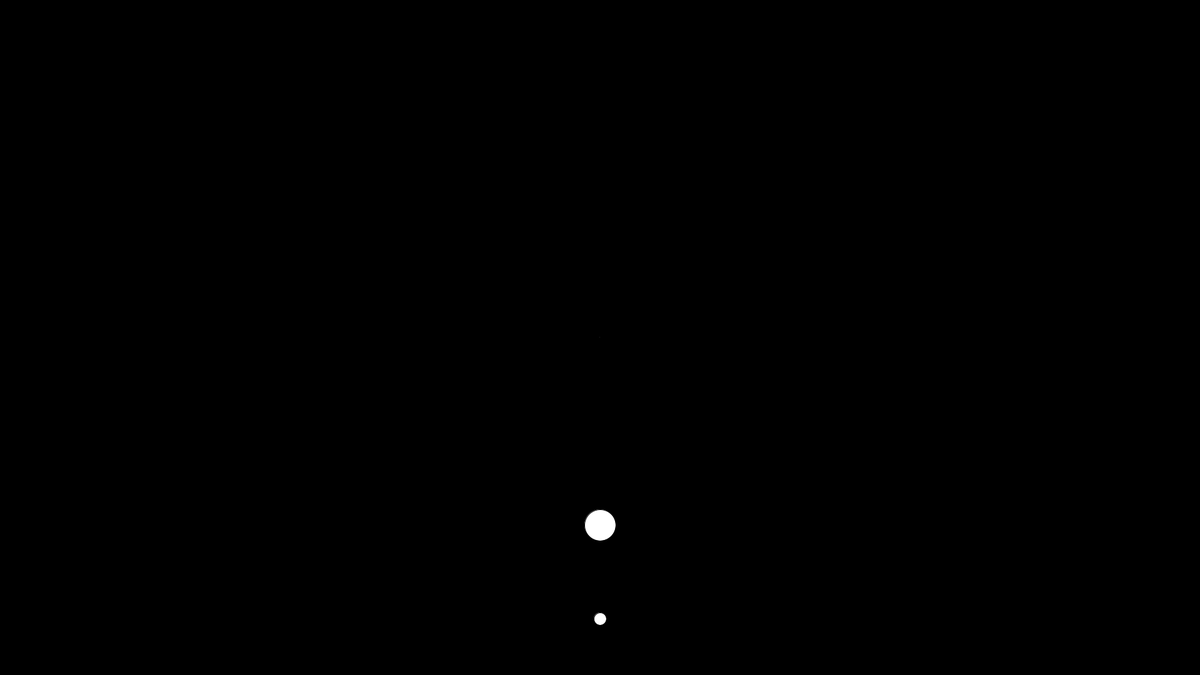
Frame 1 (no input)
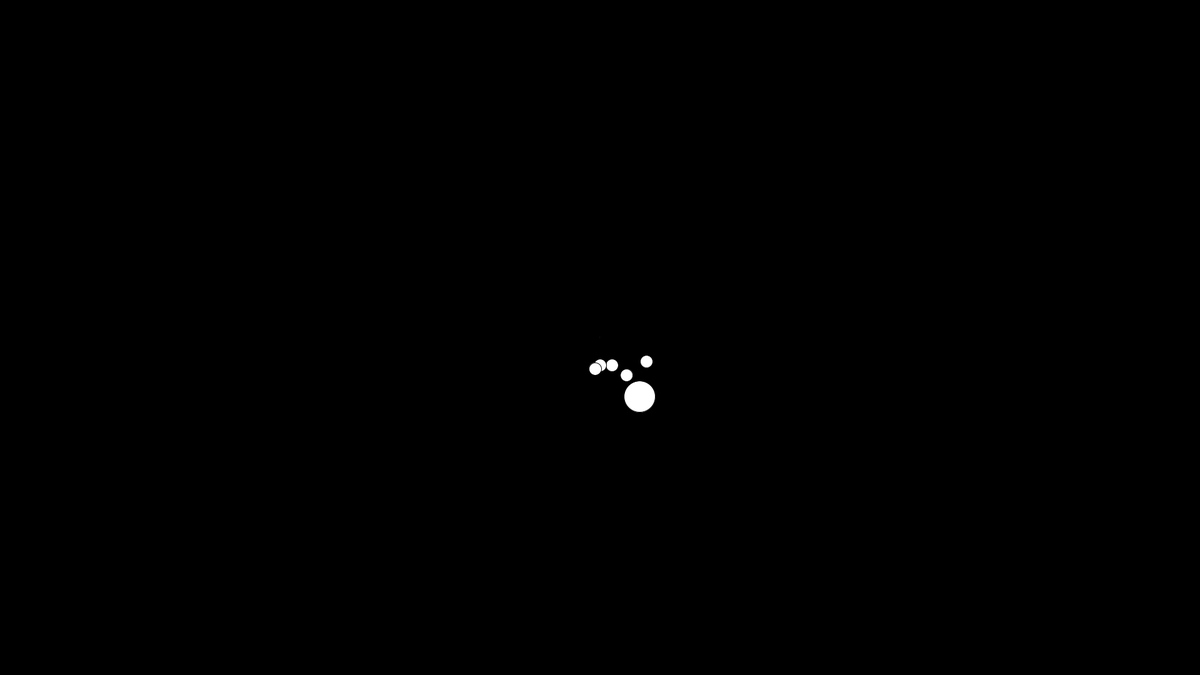
Frame 60 (the mouse pressed at the canvas centre just before this capture)
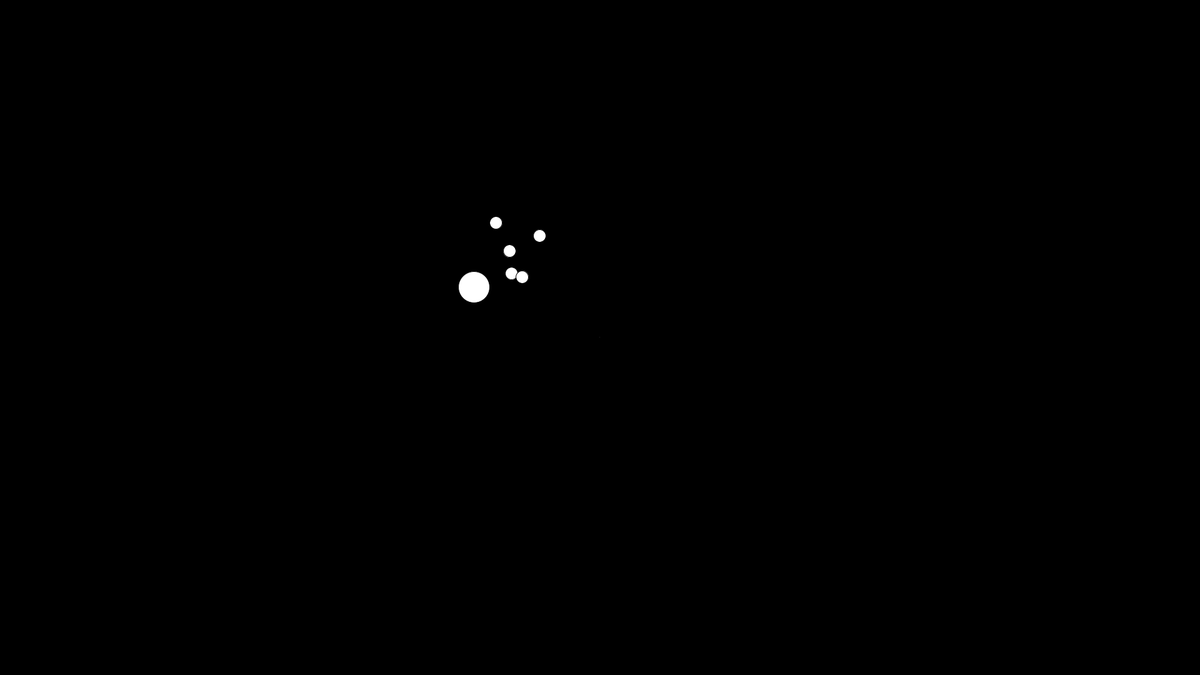
Frame 120 (the mouse held since frame 60 and released just before this capture)

The Processing sketch that drew these frames (run headless with seeded random() and noise(); from frame 60 on, the mouse is pressed at the canvas centre):

// Processing sketch: morewonkyorbits
// ── morewonkyorbits.pde
boolean useTrace = false;
int numOrbits = 4;
float[][] layerOffsets;
int maxOffsets;
//use this one
void setup(){
  size(1920,1080);
  background(0);
  stroke(0);
  fill(255);
  //layerOffsets = new float[numOrbits][maxOffsets];
  //for(int i=0; i<numOrbits; i++){
  //  int layers = (int)random(maxOffsets);
  //  for(int j=0; j<layers; j++){
  //    layerOffsets[i][j] = random(2*PI);
  //    if(layerOffsets[i][j] < ((2*PI)/ (layers+1))){
  //      layerOffsets[i][j] = (2*PI) / (layers+1);
  //    }
  //  }
  //}
}

float theta = 0;

void draw(){
  println(frameRate);
  background(0);
  
  float[] circle0 = OrbitPoint(width/2, height/2,        0,   1, .1, 0, useTrace);
  float[] circle1 = OrbitPointSpecial(circle0[0], circle0[1],   300, 50, .1, 0, useTrace);
  float[] circle2 = OrbitPointSpecial(circle1[0], circle1[1],   150, 20, .5, 0, useTrace);
  float[] circle3 = OrbitPointSpecial(circle2[0], circle2[1],   100, 20, .9, 0, useTrace);
  float[] circle4 = OrbitPointSpecial(circle3[0], circle3[1],   75,  20, .7, 0, useTrace);
  float[] circle5 = OrbitPointSpecial(circle4[0], circle4[1],   50,  20, .8, 0, useTrace);
  float[] circle6 = OrbitPointSpecial(circle5[0], circle5[1],   25,  20, .9, 0, useTrace);

  
  //float[] tempCoors = {width/2, height/2};
  //for(int i=numOrbits; i>=0; i--){
  //  if(numOrbits == i){
  //    tempCoors = OrbitPoint(tempCoors[0], tempCoors[1], 0, 50-(numOrbits-i), .1+.1*(numOrbits-i), 0, useTrace); 
  //    continue;
  //  }
  //  float radius = (150-(numOrbits-i)*34);
  //  tempCoors = OrbitPoint(tempCoors[0], tempCoors[1], radius, radius/3, .1+.1*(numOrbits-i), 90, useTrace); 
      
  //}
  
  theta += .1;
  
}

float[] OrbitPointSpecial(float xIn, float yIn, float rIn, float size, float speedMod, float offset, boolean traced){
  translate(xIn, yIn);
  float r = rIn * cos(.2 * theta);
  float x = r * sin((theta*speedMod)+offset);
  float y = r * cos((theta*speedMod)+offset);
  if(traced){
    noFill();
    stroke(255);
    arc(0,0,rIn*2,rIn*2,0,2*PI);
  }
  
  fill(255);
  stroke(0);
  circle(x,y,size);
  
  float[] newCoors = {x,y};
  return newCoors;
}

float[] OrbitPoint(float xIn, float yIn, float rIn, float size, float speedMod, float offset, boolean traced){
  translate(xIn, yIn);
  float r = rIn;
  float x = r * sin((theta*speedMod)+offset);
  float y = r * cos((theta*speedMod)+offset);
  if(traced){
    noFill();
    stroke(255);
    arc(0,0,rIn*2,rIn*2,0,2*PI);
  }
  
  fill(255);
  stroke(0);
  circle(x,y,size);
  
  float[] newCoors = {x,y};
  return newCoors;
}
